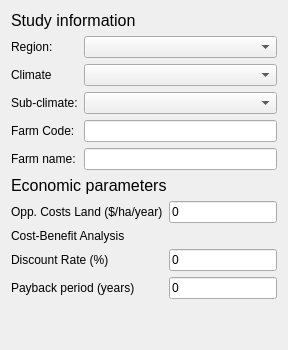
             <widget class="QWidget" name="geninfo_tab">
              <attribute name="title">
               <string>General information</string>
              </attribute>
              <layout class="QVBoxLayout" name="verticalLayout_3">
               <item>
                <widget class="QLabel" name="label_41">
                 <property name="font">
                  <font>
                   <pointsize>12</pointsize>
                  </font>
                 </property>
                 <property name="text">
                  <string>Study information</string>
                 </property>
                </widget>
               </item>
               <item>
                <layout class="QGridLayout" name="gridLayout">
                 <item row="0" column="1">
                  <widget class="QComboBox" name="cbm_region"/>
                 </item>
                 <item row="4" column="0">
                  <widget class="QLabel" name="label_3">
                   <property name="text">
                    <string>Farm name:</string>
                   </property>
                  </widget>
                 </item>
                 <item row="1" column="1">
                  <widget class="QComboBox" name="cbm_climate"/>
                 </item>
                 <item row="0" column="0">
                  <widget class="QLabel" name="label">
                   <property name="text">
                    <string>Region:</string>
                   </property>
                  </widget>
                 </item>
                 <item row="4" column="1">
                  <widget class="QLineEdit" name="txt_farmname"/>
                 </item>
                 <item row="1" column="0">
                  <widget class="QLabel" name="label_4">
                   <property name="text">
                    <string>Climate</string>
                   </property>
                  </widget>
                 </item>
                 <item row="3" column="0">
                  <widget class="QLabel" name="label_2">
                   <property name="text">
                    <string>Farm Code:</string>
                   </property>
                  </widget>
                 </item>
                 <item row="3" column="1">
                  <widget class="QLineEdit" name="txt_farmcode"/>
                 </item>
                 <item row="2" column="0">
                  <widget class="QLabel" name="label_5">
                   <property name="text">
                    <string>Sub-climate:</string>
                   </property>
                  </widget>
                 </item>
                 <item row="2" column="1">
                  <widget class="QComboBox" name="cbm_subclimate"/>
                 </item>
                </layout>
               </item>
               <item>
                <widget class="QLabel" name="label_42">
                 <property name="font">
                  <font>
                   <pointsize>12</pointsize>
                  </font>
                 </property>
                 <property name="text">
                  <string>Economic parameters</string>
                 </property>
                </widget>
               </item>
               <item>
                <layout class="QGridLayout" name="gridLayout_5">
                 <property name="topMargin">
                  <number>0</number>
                 </property>
                 <item row="3" column="1">
                  <widget class="QLineEdit" name="txt_cba_years">
                   <property name="text">
                    <string>0</string>
                   </property>
                  </widget>
                 </item>
                 <item row="3" column="0">
                  <widget class="QLabel" name="label_45">
                   <property name="text">
                    <string>Payback period (years)</string>
                   </property>
                  </widget>
                 </item>
                 <item row="2" column="0">
                  <widget class="QLabel" name="label_44">
                   <property name="text">
                    <string>Discount Rate (%)</string>
                   </property>
                  </widget>
                 </item>
                 <item row="0" column="1">
                  <widget class="QLineEdit" name="txt_land_oppcost">
                   <property name="text">
                    <string>0</string>
                   </property>
                  </widget>
                 </item>
                 <item row="2" column="1">
                  <widget class="QLineEdit" name="txt_cba_discount_rate">
                   <property name="text">
                    <string>0</string>
                   </property>
                  </widget>
                 </item>
                 <item row="0" column="0">
                  <widget class="QLabel" name="label_43">
                   <property name="text">
                    <string>Opp. Costs Land ($/ha/year)</string>
                   </property>
                  </widget>
                 </item>
                 <item row="1" column="0">
                  <widget class="QLabel" name="label_46">
                   <property name="text">
                    <string>Cost-Benefit Analysis</string>
                   </property>
                  </widget>
                 </item>
                </layout>
               </item>
               <item>
                <spacer name="verticalSpacer_3">
                 <property name="orientation">
                  <enum>Qt::Vertical</enum>
                 </property>
                 <property name="sizeHint" stdset="0">
                  <size>
                   <width>20</width>
                   <height>40</height>
                  </size>
                 </property>
                </spacer>
               </item>
              </layout>
             </widget>
